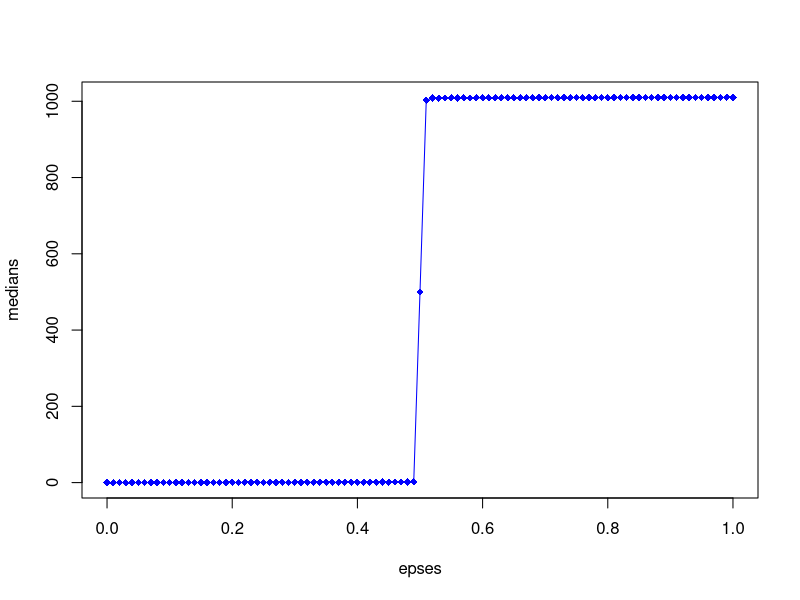
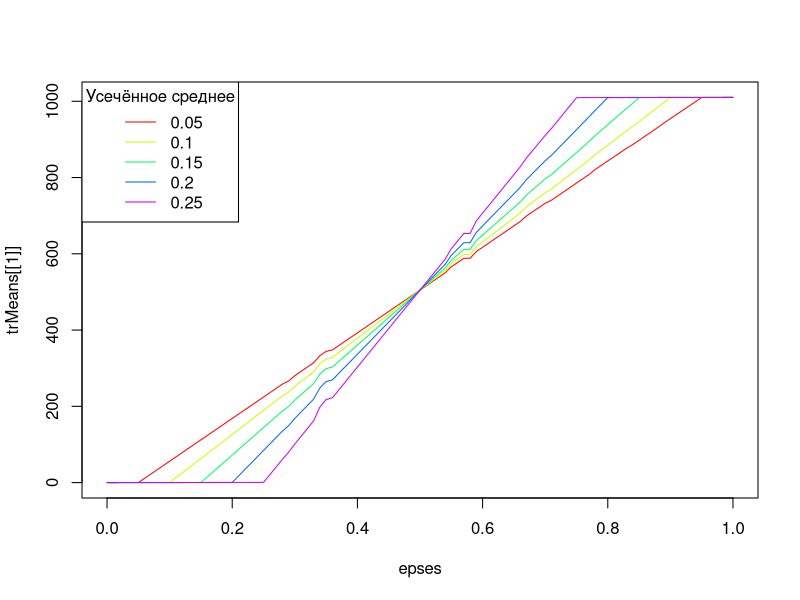

The R script that drew these images, in order:
# Общие переменные
set.seed(0)
alphas <- seq(0.05, 0.25, by=0.05)
N <- 100

# Первая часть задания
volumes <- c(10, 20, 100)
eps <- 0.1

cat("volume", "alpha", "median", "trMean", "\n", sep="\t")
for(v in volumes){
    for(alpha in alphas){
        median <- 0.0
        trMean <- 0.0
        for(i in 1:N){
            x <- c(rnorm(v*(1-eps), 0, 1), rnorm(v*eps, 0, 3))
            median <- median + median(x)
            trMean <- trMean + mean(x, trim=alpha)
        }
        median <- median / N
        trMean <- trMean / N
        cat(v, alpha, median, trMean, "\n", sep="\t")
    }
}

# Вторая часть задания
epses <- seq(0.0, 1.0, by=0.01)
volume <- 100
lenAlphas <- length(alphas)

medians <- c()
trMeans <- vector(mode="list", length=lenAlphas)
trMeanAccumulaters <- as.list(rep(0.0, lenAlphas))
for(eps in epses){
    for(n in 1:N){
        x <- c(rnorm(volume*(1-eps), 0, 1), rnorm(volume*eps, 1000, 1))
        median <- median + median(x)
        # накапливаем усечённые средние для каждого alpha
        for(i in 1:lenAlphas){
            alpha <- alphas[i]
            trMeanAccumulaters[[i]] <- trMeanAccumulaters[[i]] + mean(x, trim=alpha)
        }
    }
    # сохраняем средние значения для построения графиков
    median <- median / N
    medians <- c(medians, median)
    for(i in 1:lenAlphas){
        trMeanAccumulaters[[i]] <- trMeanAccumulaters[[i]] / N
        trMeans[[i]] <- c(trMeans[[i]], trMeanAccumulaters[[i]])
    }
}
# print(medians) # для отладки
plot(epses, medians, type="o", pch=18, col="blue", lty=1)

# вывод для усечённого среднего
colors <- rainbow(lenAlphas)
plot(epses, trMeans[[1]], type="l", col=colors[1])
for(i in 2:lenAlphas){
    lines(epses, trMeans[[i]], type="l", col=colors[i])
}
linetype <- rep("l", lenAlphas) 
plotchar <- seq(18,18+lenAlphas,1)
legend("topleft", "(x,y)", alphas, cex=1, col=colors, lty=1, title="Усечённое среднее")
